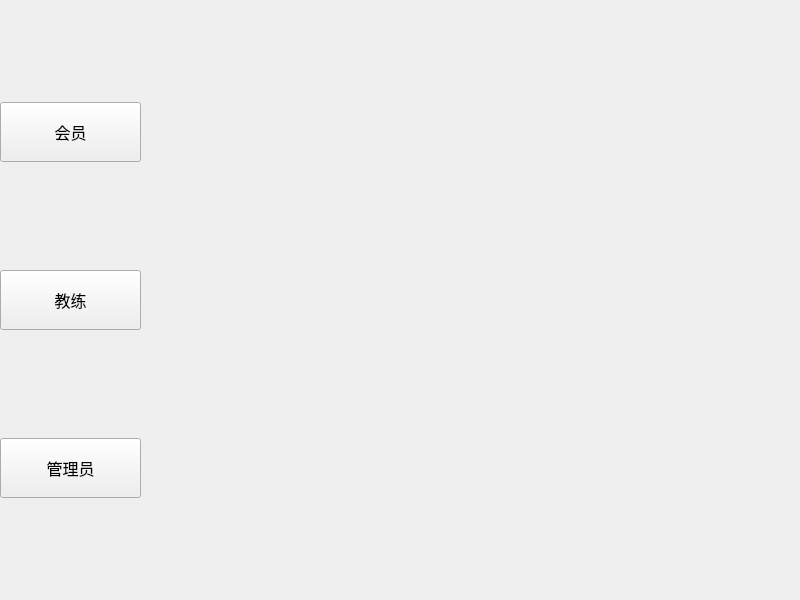
<?xml version="1.0" encoding="UTF-8"?>
<ui version="4.0">
 <class>Widget</class>
 <widget class="QWidget" name="Widget">
  <property name="geometry">
   <rect>
    <x>0</x>
    <y>0</y>
    <width>800</width>
    <height>600</height>
   </rect>
  </property>
  <property name="windowTitle">
   <string>健身房会员管理系统</string>
  </property>
  <widget class="QStackedWidget" name="stackedWidget">
   <property name="geometry">
    <rect>
     <x>150</x>
     <y>0</y>
     <width>650</width>
     <height>600</height>
    </rect>
   </property>
  </widget>
  <widget class="QWidget" name="gridLayoutWidget">
   <property name="geometry">
    <rect>
     <x>0</x>
     <y>0</y>
     <width>141</width>
     <height>601</height>
    </rect>
   </property>
   <layout class="QGridLayout" name="gridLayout_2">
    <item row="2" column="0">
     <widget class="QPushButton" name="adminButton">
      <property name="minimumSize">
       <size>
        <width>130</width>
        <height>60</height>
       </size>
      </property>
      <property name="font">
       <font>
        <pointsize>12</pointsize>
       </font>
      </property>
      <property name="text">
       <string>管理员</string>
      </property>
     </widget>
    </item>
    <item row="1" column="0">
     <widget class="QPushButton" name="trainerButton">
      <property name="minimumSize">
       <size>
        <width>130</width>
        <height>60</height>
       </size>
      </property>
      <property name="font">
       <font>
        <pointsize>12</pointsize>
       </font>
      </property>
      <property name="text">
       <string>教练</string>
      </property>
     </widget>
    </item>
    <item row="0" column="0">
     <widget class="QPushButton" name="memberButton">
      <property name="minimumSize">
       <size>
        <width>130</width>
        <height>60</height>
       </size>
      </property>
      <property name="font">
       <font>
        <pointsize>12</pointsize>
       </font>
      </property>
      <property name="text">
       <string>会员</string>
      </property>
     </widget>
    </item>
   </layout>
  </widget>
 </widget>
 <resources/>
 <connections/>
</ui>
